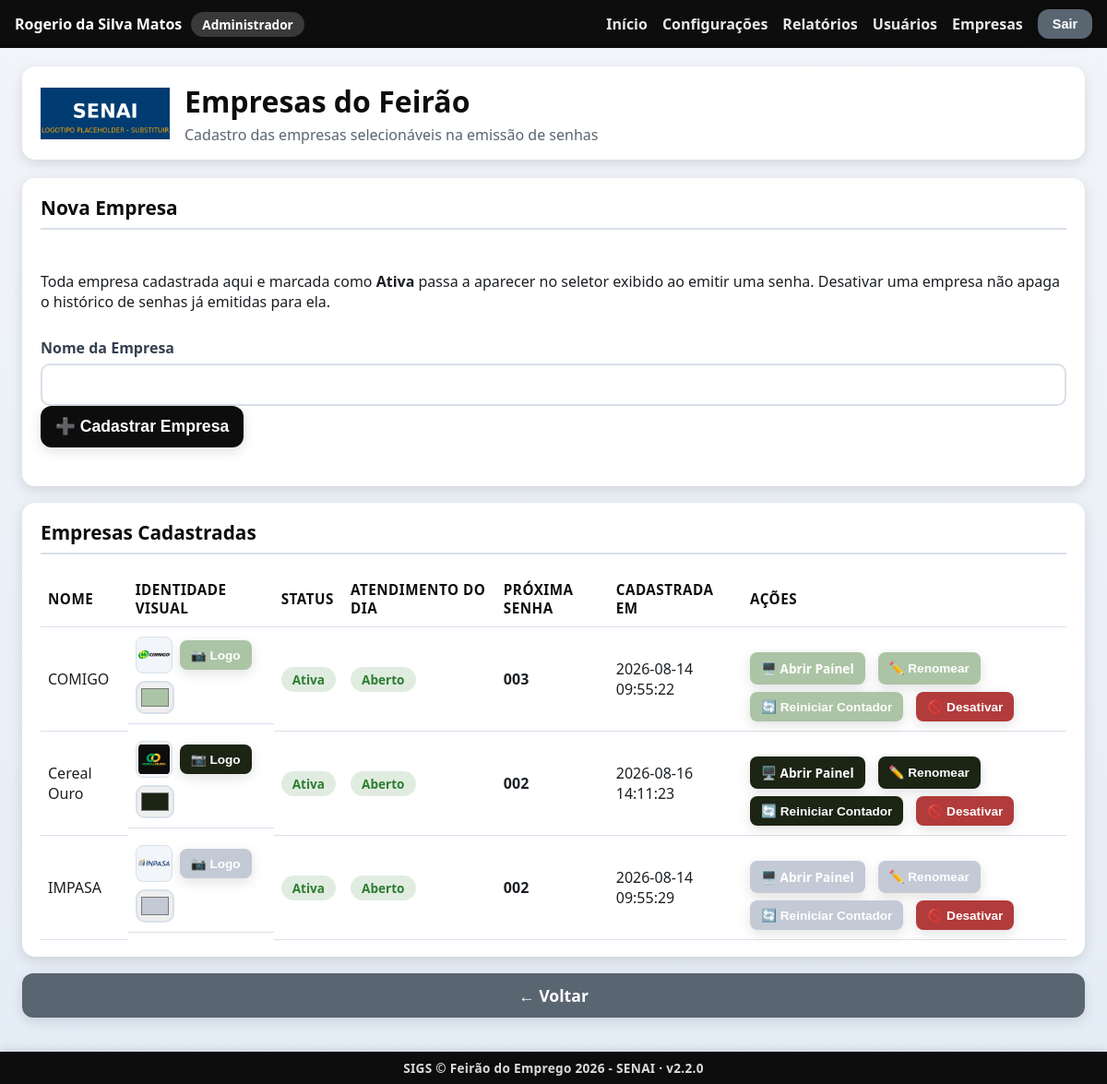
Page /admin/empresas (signed in) on the committed database.
### tables this page shows
CREATE TABLE usuarios (
            id INTEGER PRIMARY KEY AUTOINCREMENT,
            nome_completo TEXT NOT NULL,
            login TEXT NOT NULL UNIQUE,
            senha_hash TEXT NOT NULL,
            perfil TEXT NOT NULL DEFAULT 'atendente',
            ativo INTEGER NOT NULL DEFAULT 1,
            data_criacao TEXT NOT NULL,
            ultimo_login TEXT
        , empresa_id INTEGER REFERENCES empresas (id));

CREATE TABLE empresas (
                id INTEGER PRIMARY KEY AUTOINCREMENT,
                nome TEXT NOT NULL UNIQUE,
                ativa INTEGER NOT NULL DEFAULT 1,
                data_criacao TEXT NOT NULL
            , logo_path TEXT, cor_principal TEXT, contador_atual INTEGER NOT NULL DEFAULT 0, atendimento_finalizado_em TEXT);

CREATE TABLE configuracoes (
                    chave TEXT PRIMARY KEY,
                    valor TEXT NOT NULL
                );

### app.py (the view)
@app.route("/admin/empresas")
@auth.login_required
@auth.admin_required
def empresas_tela():
    empresas = database.listar_empresas()
    return render_template(
        "empresas.html",
        config=config_manager.obter_todas(),
        empresas=empresas,
    )

### app.py (called while the page is built)
@app.context_processor
def injetar_usuario_logado():
    usuario_sessao = auth.usuario_logado()
    identidade_empresa = None
    if usuario_sessao and usuario_sessao.get("perfil") == PerfilUsuario.RECRUTADOR:
        empresa_id = usuario_sessao.get("empresa_id")
        if empresa_id:
            empresa = database.obter_empresa_por_id(empresa_id)
            if empresa and (empresa.logo_path or empresa.cor_principal):
                identidade_empresa = {"logo_path": empresa.logo_path, "cor": empresa.cor_principal}
    return {
        "usuario_logado": usuario_sessao,
        "eh_admin": auth.eh_admin(),
        "sigs_versao": SIGS_VERSAO,
        "identidade_empresa": identidade_empresa,
    }

### auth.py (called while the page is built)
def usuario_logado() -> Optional[dict]:
    usuario_id = session.get(CHAVE_SESSAO_USUARIO_ID)
    if usuario_id is None:
        return None
    return {
        "id": usuario_id,
        "nome_completo": session.get(CHAVE_SESSAO_NOME),
        "login": session.get(CHAVE_SESSAO_LOGIN),
        "perfil": session.get(CHAVE_SESSAO_PERFIL),
        "guiche": session.get(CHAVE_SESSAO_GUICHE),
        "empresa_id": session.get(CHAVE_SESSAO_EMPRESA_ID),
        "empresa_nome": session.get(CHAVE_SESSAO_EMPRESA_NOME),
    }

def eh_admin() -> bool:
    return session.get(CHAVE_SESSAO_PERFIL) == PerfilUsuario.ADMIN

def admin_required(funcao_view):
    @wraps(funcao_view)
    def wrapper(*args, **kwargs):
        if not eh_admin():
            if _requisicao_eh_api():
                return jsonify({"sucesso": False, "erro": "Acesso restrito a administradores."}), 403
            flash("Esta área é restrita a administradores.", "erro")
            return redirect(url_for("index"))
        return funcao_view(*args, **kwargs)
    return wrapper

### config.py (called while the page is built)
    def _conectar(self) -> sqlite3.Connection:
        conexao = sqlite3.connect(str(DATABASE_PATH), timeout=10, check_same_thread=False)
        conexao.row_factory = sqlite3.Row
        return conexao

### database.py (called while the page is built)
@contextmanager
def get_connection() -> Generator[sqlite3.Connection, None, None]:
    conexao = sqlite3.connect(str(DATABASE_PATH), timeout=10, check_same_thread=False)
    conexao.row_factory = sqlite3.Row
    conexao.execute("PRAGMA journal_mode = WAL")
    conexao.execute("PRAGMA foreign_keys = ON")
    try:
        yield conexao
    finally:
        conexao.close()

### models.py (called while the page is built)
    def to_dict(self) -> dict:
        return asdict(self)

### templates/empresas.html (shortened to what this page needs)
{% extends "layout.html" %}
{% block conteudo %}
<div class="pagina pagina-empresas">
    <header class="cabecalho">
        <img class="logo" src="{{ url_for('static', filename='img/logo.png') }}" alt="Logo SENAI">
        <div class="titulo-evento">
            <h1>Empresas do Feirão</h1>
            <p>Cadastro das empresas selecionáveis na emissão de senhas</p>
        </div>
    </header>
    <main class="conteudo-principal">
        <section class="card card-formulario">
            <h2>Nova Empresa</h2>
            <p>
                Toda empresa cadastrada aqui e marcada como <strong>Ativa</strong>
                passa a aparecer no seletor exibido ao emitir uma senha.
                Desativar uma empresa não apaga o histórico de senhas já
                emitidas para ela.
            </p>
            <form id="form-nova-empresa">
                <div class="campos-identificacao">
                    <label>
                        Nome da Empresa
                        <input type="text" id="nova-empresa-nome" required>
                    </label>
                </div>
                <button type="submit" class="botao botao-primario">➕ Cadastrar Empresa</button>
                <div id="nova-empresa-mensagem" class="mensagem-status"></div>
            </form>
        </section>
        <section class="card">
            <h2>Empresas Cadastradas</h2>
            <table class="tabela-fila">
                <thead>
                    <tr>
                        <th>Nome</th>
                        <th>Identidade Visual</th>
                        <th>Status</th>
                        <th>Atendimento do Dia</th>
                        <th>Próxima Senha</th>
                        <th>Cadastrada em</th>
                        <th>Ações</th>
                    </tr>
                </thead>
                <tbody id="empresas-corpo">
                    {% for empresa in empresas %}
                    <tr data-empresa-id="{{ empresa.id }}" style="--cor-empresa: {{ empresa.cor_principal or 'var(--cor-principal-clara)' }};">
                        <td class="celula-nome-empresa">{{ empresa.nome }}</td>
                        <td class="identidade-visual-empresa">
                            <img class="logo-empresa-preview"
                                 id="logo-preview-{{ empresa.id }}"
                                 src="{% if empresa.logo_path %}{{ url_for('static', filename=empresa.logo_path) }}{% else %}{{ url_for('static', filename='img/logo.png') }}{% endif %}"
                                 alt="Logo {{ empresa.nome }}">
                            <button type="button" class="botao botao-secundario botao-acao-pequeno btn-upload-logo"
                                    data-target="logo-input-{{ empresa.id }}">
                                📷 Logo
                            </button>
                            <input type="color" class="input-cor-empresa" data-empresa-id="{{ empresa.id }}"
                                   value="{{ empresa.cor_principal or '#003C71' }}" title="Cor da empresa">
                        </td>
                        <td>
                            <span class="status-badge-{{ 'ativo' if empresa.ativa else 'inativo' }}">
                                {{ 'Ativa' if empresa.ativa else 'Inativa' }}
                            </span>
                        </td>
                        <td class="celula-atendimento-empresa" id="atendimento-empresa-{{ empresa.id }}">
                            {% if empresa.atendimento_finalizado_em %}
                            <span class="status-badge-inativo">🔒 Finalizado ({{ empresa.atendimento_finalizado_em }})</span>
                            <button class="botao botao-primario botao-acao-pequeno btn-reabrir-atendimento-empresa"
                                    data-empresa-id="{{ empresa.id }}" data-empresa-nome="{{ empresa.nome }}">
                                🔓 Reabrir
                            </button>
                            {% else %}
                            <span class="status-badge-ativo">Aberto</span>
                            {% endif %}
                        </td>
                        <td class="celula-proxima-senha" id="proxima-senha-{{ empresa.id }}">
                            {{ '%03d' | format(empresa.contador_atual + 1) }}
                        </td>
                        <td>{{ empresa.data_criacao }}</td>
                        <td class="acoes-usuario">
                            <a class="botao botao-secundario botao-acao-pequeno"
                               href="{{ url_for('painel_empresa', empresa_id=empresa.id) }}" target="_blank">
                                🖥️ Abrir Painel
                            </a>
                            <button class="botao botao-secundario botao-acao-pequeno btn-renomear-empresa" data-empresa-id="{{ empresa.id }}" data-empresa-nome="{{ empresa.nome }}">
                                ✏️ Renomear
                            </button>
                            <button class="botao botao-secundario botao-acao-pequeno btn-reiniciar-contador-empresa"
                                    data-empresa-id="{{ empresa.id }}" data-empresa-nome="{{ empresa.nome }}">
                                🔄 Reiniciar Contador
                            </button>
                            <button class="botao {{ 'botao-alerta' if empresa.ativa else 'botao-primario' }} botao-acao-pequeno btn-toggle-status-empresa"
                                    data-empresa-id="{{ empresa.id }}" data-ativa="{{ empresa.ativa | lower }}">
                                {{ '🚫 Desativar' if empresa.ativa else '✅ Ativar' }}
                            </button>
                        </td>
                    </tr>
                    {% else %}
                    <tr><td colspan="7">Nenhuma empresa cadastrada ainda.</td></tr>
                    {% endfor %}
                </tbody>
            </table>
        </section>
        <a href="{{ url_for('index') }}" class="botao botao-terciario">← Voltar</a>
    </main>
</div>
{% endblock %}

### templates/layout.html (shortened to what this page needs)
<!DOCTYPE html>
<html lang="pt-BR">
<head>
    <link rel="stylesheet" href="{{ url_for('static', filename='css/style.css') }}">
</head>
<body>
    {% if usuario_logado %}
    <div class="barra-usuario">
        <span class="barra-usuario-info">
            {{ usuario_logado.nome_completo }}
            <span class="barra-usuario-perfil">
                {% if eh_admin %}Administrador
                {% elif usuario_logado.perfil == 'emissor' %}Emissor de Senhas
                {% elif usuario_logado.perfil == 'recrutador' %}Recrutador{% if usuario_logado.empresa_nome %} — {{ usuario_logado.empresa_nome }}{% endif %}
                {% else %}Atendente
                {% endif %}
            </span>
        </span>
        <span class="barra-usuario-acoes">
            <a href="{{ url_for('index') }}">Início</a>
            {% if eh_admin %}
                <a href="{{ url_for('configuracoes_tela') }}">Configurações</a>
                <a href="{{ url_for('relatorios_tela') }}">Relatórios</a>
                <a href="{{ url_for('usuarios_tela') }}">Usuários</a>
                <a href="{{ url_for('empresas_tela') }}">Empresas</a>
            {% elif usuario_logado.perfil == 'recrutador' %}
                <!-- Recrutador também acessa Relatórios (somente da própria
                     empresa — ver auth.admin_ou_recrutador_required e
                     relatorios_tela em app.py), mas não os demais itens do
                     menu administrativo. -->
                <a href="{{ url_for('relatorios_tela') }}">Relatórios</a>
            {% endif %}
            <form method="POST" action="{{ url_for('logout_tela') }}" class="form-logout">
                <button type="submit" class="botao botao-terciario botao-sair">Sair</button>
            </form>
        </span>
    </div>
    {% endif %}
    {% block conteudo %}{% endblock %}
    {% if request.endpoint != 'painel' %}
    <footer class="rodape-sigs">
        SIGS &copy; {{ config.nome_evento if config else 'SENAI' }} &middot; v{{ sigs_versao }}
    </footer>
    {% endif %}
</body>
</html>

### rows in the picture
usuarios: nome_completo "Rogerio da Silva Matos"
empresas: nome "COMIGO", logo_path (picture), cor_principal "#abc4a5", ativa "Ativa", empresa.contador_atual+1 "003", data_criacao "2026-08-14 09:55:22", ativa "🚫 Desativar"
empresas: nome "Cereal Ouro", logo_path (picture), cor_principal "#1c2414", ativa "Ativa", empresa.contador_atual+1 "002", data_criacao "2026-08-16 14:11:23", ativa "🚫 Desativar"
empresas: nome "IMPASA", logo_path (picture), cor_principal "#c3cad6", ativa "Ativa", empresa.contador_atual+1 "002", data_criacao "2026-08-14 09:55:29", ativa "🚫 Desativar"
configuracoes: valor "Feirão do Emprego 2026 - SENAI"

### other values in the picture
{{ sigs_versao }} "2.2.0"
